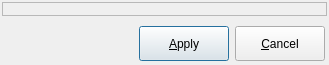
<?xml version="1.0" encoding="UTF-8"?>
<ui version="4.0">
 <class>BaseForm</class>
 <widget class="QDialog" name="BaseForm">
  <property name="windowModality">
   <enum>Qt::ApplicationModal</enum>
  </property>
  <property name="geometry">
   <rect>
    <x>0</x>
    <y>0</y>
    <width>329</width>
    <height>65</height>
   </rect>
  </property>
  <property name="minimumSize">
   <size>
    <width>200</width>
    <height>65</height>
   </size>
  </property>
  <property name="windowTitle">
   <string>Dialog</string>
  </property>
  <property name="windowIcon">
   <iconset resource="../res/resources.qrc">
    <normaloff>:/icones/icones/pgsqlModeler48x48.png</normaloff>:/icones/icones/pgsqlModeler48x48.png</iconset>
  </property>
  <layout class="QGridLayout" name="gridLayout_2">
   <property name="leftMargin">
    <number>2</number>
   </property>
   <property name="topMargin">
    <number>2</number>
   </property>
   <property name="rightMargin">
    <number>2</number>
   </property>
   <property name="bottomMargin">
    <number>2</number>
   </property>
   <item row="1" column="0">
    <widget class="QWidget" name="buttons_wgt" native="true">
     <property name="autoFillBackground">
      <bool>false</bool>
     </property>
     <property name="styleSheet">
      <string notr="true"/>
     </property>
     <layout class="QGridLayout" name="gridLayout">
      <property name="leftMargin">
       <number>0</number>
      </property>
      <property name="topMargin">
       <number>2</number>
      </property>
      <property name="rightMargin">
       <number>0</number>
      </property>
      <property name="bottomMargin">
       <number>0</number>
      </property>
      <item row="0" column="0">
       <layout class="QGridLayout" name="buttons_lt">
        <property name="leftMargin">
         <number>2</number>
        </property>
        <property name="topMargin">
         <number>2</number>
        </property>
        <property name="rightMargin">
         <number>2</number>
        </property>
        <property name="bottomMargin">
         <number>2</number>
        </property>
        <property name="spacing">
         <number>6</number>
        </property>
        <item row="0" column="0">
         <widget class="QLabel" name="baselogo_lbl">
          <property name="sizePolicy">
           <sizepolicy hsizetype="Expanding" vsizetype="Fixed">
            <horstretch>0</horstretch>
            <verstretch>0</verstretch>
           </sizepolicy>
          </property>
          <property name="minimumSize">
           <size>
            <width>0</width>
            <height>30</height>
           </size>
          </property>
          <property name="maximumSize">
           <size>
            <width>16777215</width>
            <height>30</height>
           </size>
          </property>
          <property name="styleSheet">
           <string notr="true"/>
          </property>
          <property name="text">
           <string/>
          </property>
          <property name="textFormat">
           <enum>Qt::PlainText</enum>
          </property>
          <property name="pixmap">
           <pixmap resource="../res/resources.qrc">:/imagens/imagens/pgmodeler_name.png</pixmap>
          </property>
         </widget>
        </item>
        <item row="0" column="1">
         <widget class="QPushButton" name="apply_ok_btn">
          <property name="sizePolicy">
           <sizepolicy hsizetype="Preferred" vsizetype="Fixed">
            <horstretch>0</horstretch>
            <verstretch>0</verstretch>
           </sizepolicy>
          </property>
          <property name="minimumSize">
           <size>
            <width>90</width>
            <height>35</height>
           </size>
          </property>
          <property name="maximumSize">
           <size>
            <width>16777215</width>
            <height>16777215</height>
           </size>
          </property>
          <property name="autoFillBackground">
           <bool>false</bool>
          </property>
          <property name="styleSheet">
           <string notr="true"/>
          </property>
          <property name="text">
           <string>&amp;Apply</string>
          </property>
          <property name="icon">
           <iconset resource="../res/resources.qrc">
            <normaloff>:/icones/icones/confirmar.png</normaloff>:/icones/icones/confirmar.png</iconset>
          </property>
          <property name="iconSize">
           <size>
            <width>22</width>
            <height>22</height>
           </size>
          </property>
          <property name="autoRepeat">
           <bool>false</bool>
          </property>
          <property name="default">
           <bool>true</bool>
          </property>
         </widget>
        </item>
        <item row="0" column="2">
         <widget class="QPushButton" name="cancel_btn">
          <property name="sizePolicy">
           <sizepolicy hsizetype="Preferred" vsizetype="Fixed">
            <horstretch>0</horstretch>
            <verstretch>0</verstretch>
           </sizepolicy>
          </property>
          <property name="minimumSize">
           <size>
            <width>90</width>
            <height>35</height>
           </size>
          </property>
          <property name="maximumSize">
           <size>
            <width>16777215</width>
            <height>16777215</height>
           </size>
          </property>
          <property name="autoFillBackground">
           <bool>false</bool>
          </property>
          <property name="styleSheet">
           <string notr="true"/>
          </property>
          <property name="text">
           <string>&amp;Cancel</string>
          </property>
          <property name="icon">
           <iconset resource="../res/resources.qrc">
            <normaloff>:/icones/icones/fechar1.png</normaloff>:/icones/icones/fechar1.png</iconset>
          </property>
          <property name="iconSize">
           <size>
            <width>22</width>
            <height>22</height>
           </size>
          </property>
          <property name="autoRepeat">
           <bool>false</bool>
          </property>
          <property name="flat">
           <bool>false</bool>
          </property>
         </widget>
        </item>
       </layout>
      </item>
     </layout>
    </widget>
   </item>
   <item row="0" column="0">
    <widget class="QFrame" name="main_frm">
     <property name="sizePolicy">
      <sizepolicy hsizetype="Expanding" vsizetype="Expanding">
       <horstretch>0</horstretch>
       <verstretch>0</verstretch>
      </sizepolicy>
     </property>
     <property name="frameShape">
      <enum>QFrame::StyledPanel</enum>
     </property>
     <property name="frameShadow">
      <enum>QFrame::Sunken</enum>
     </property>
    </widget>
   </item>
  </layout>
 </widget>
 <resources>
  <include location="../res/resources.qrc"/>
 </resources>
 <connections/>
</ui>
